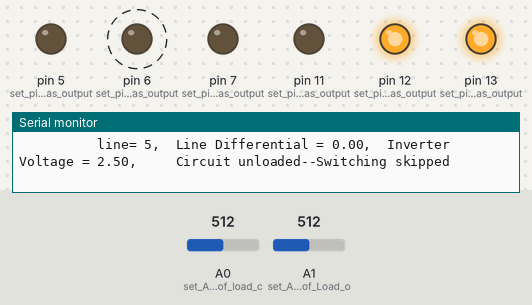
The sketch below on a simulated Arduino Uno, built with avr-gcc and run on an emulated ATmega328P. On the bench: output pins drawn as LEDs (lit = HIGH), the last lines printed to the serial monitor. Dashed ring = blinking. The inputs (shaded band) are chosen by the test bench; at power-on: A1 (set_A1_as_input_of_Load_o) = 512, A0 (set_A0_as_input_of_load_c) = 512.

Above: at 14.6 s.
14.7 s: A1 (set_A1_as_input_of_Load_o) set to 903
At 18.2 s:
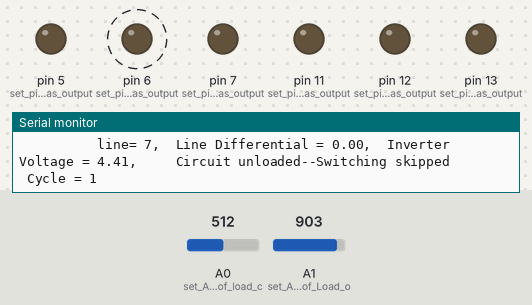
19.1 s: A1 (set_A1_as_input_of_Load_o) set to 939
At 21.3 s:
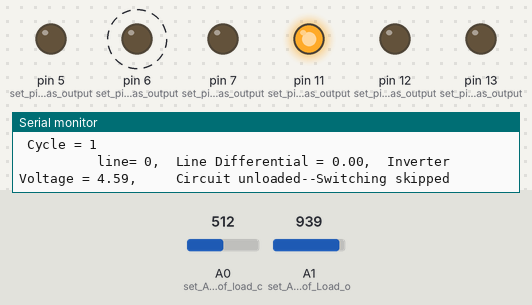
Timing chart, 0 to 28.6 s (numbered marks = the images above; inputs shaded):
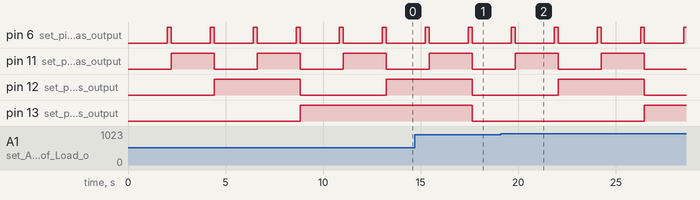

Measured:
- the behaviour switches between 920 and 921 on A1 (set_A1_as_input_of_Load_o) (found by bisection; images 1 and 2)
- by itself, pin 6 (set_pin_6_as_output): alternates HIGH for 0.20 s and LOW for 2.0 s
- by itself, pin 11 (set_pin_11_as_output): alternates HIGH for 2.2 s and LOW for 2.2 s

The sketch:

LOAD_OPTIMIZER_WITHOUT_ADC_IN_LOAD_EXCEPT_GRID_CODE_101.ino
```cpp
// serial scans lines, if found loaded transfers it in Inverter Grid
// as long as inverter is under load, if inverter is overloaded line is left in utility Grid
// lines are interfaced with microcontroller without ADC, 2 AC signal is sampled at and interval of 3 ms
// Grids are interfaced with ADC
// if absolute value of difference of two samples is greater than a threshold, then scan of lines starts

void setup() {
Serial.begin(9600);

  // Microcontroller pin setting
        //Analog input of Load circuit, utility grid and inverter Grid
  pinMode(A0, INPUT);  // set A0 as input of load circuit N
  pinMode(A1, INPUT);  // set A1 as input of Load of Utility Grid
  pinMode(A2, INPUT);  // set A2 as input of Load of inverter Grid
  pinMode(A3, INPUT);   // command input for single loop of operation

        // PinMode for Load Circuit relay switching (on/off)
  pinMode(5, OUTPUT);   // set pin 5 as output (LSB for channel selection)
  pinMode(6, OUTPUT);   // set pin 6 as output (MSB for channel selection)
  pinMode(7, OUTPUT);   // set pin 7 as output (ESB for channel selection)
//Set Initial Values (for load circuit switching  Pins)

    digitalWrite(5, LOW);   // multiplexer input of master reset pin
    digitalWrite(6, LOW);       // multiplexer Write enable (WR) Pin
    digitalWrite(7, LOW);       // multiplexer input signal (D) Pin

      // Digital Output for channel Selection
      pinMode(11, OUTPUT);  // set pin 11 as output
      pinMode(12, OUTPUT);  // set pin 12 as output
      pinMode(13, OUTPUT);  // set pin 13 as output

          //Set Initial Values (for Channel Selector Pins)
      digitalWrite(11, LOW);
      digitalWrite(12, LOW);
      digitalWrite(13, LOW);
     }
     ///////

    int cycle=0;
    void loop ()  {
      //delay (3000);
      Serial.println ();
      Serial.print (" Cycle = "); Serial.print (cycle);
      float IV = analogRead (A1)*(5.0/1023.0);
if (IV> 4.50) {
              Serial.print (" Inverter Load = "); Serial.print (IV);
              Serial.print (",  Inverter overloaded, Switching skipped ");
              return (0);
              }
                if  (IV < 4.50){
                //delay(1000);
                bool relay_state [8];
                //Serial.println ();
                for (int num = 0; num < 8; num++) {
                  Serial.println ();
                digitalWrite (11, num & 0x01); digitalWrite(12, (num & 0x02) >> 1); digitalWrite(13, (num & 0x04) >> 2);
                 delay(2000);
                Serial.print ("          line= "); Serial.print (num);
                float LV1 = analogRead(A0)*(5.0/1023.0); delay (3); float LV2 = analogRead(A0)*(5.0/1023.0);
                Serial.print (",  Line Differential = "); Serial.print (abs (LV1-LV2));
                // Serial.print (",  Utility Voltage = ");Serial.print (analogRead(A2)*(5.0/1023.0));
                IV = analogRead (A1)*(5.0/1023.0);
                Serial.print (",  Inverter Voltage = "); Serial.print (IV);
 if (abs (LV1-LV2) < 0.02 ) {
                digitalWrite(6, HIGH); delay (100); digitalWrite(7, LOW); delay (100); digitalWrite(6, LOW);
                Serial.print (",     Circuit unloaded--Switching skipped  ");
                                      }

 if (abs (LV1-LV2) >= 0.02 && IV<4.45 ) {
                digitalWrite (7, HIGH); delay (100); digitalWrite (6, HIGH); delay (100);
                digitalWrite (6, LOW); delay (100); digitalWrite (7, LOW);
                Serial.print ("      Inv in Capacity, Circuit loaded, Transferred to INV Grid ");

                LV1 = analogRead(A0)*(5.0/1023.0); delay (3);  LV2 = analogRead(A0)*(5.0/1023.0);


                                    }
                                    }
           cycle++;
  }
    }
```
